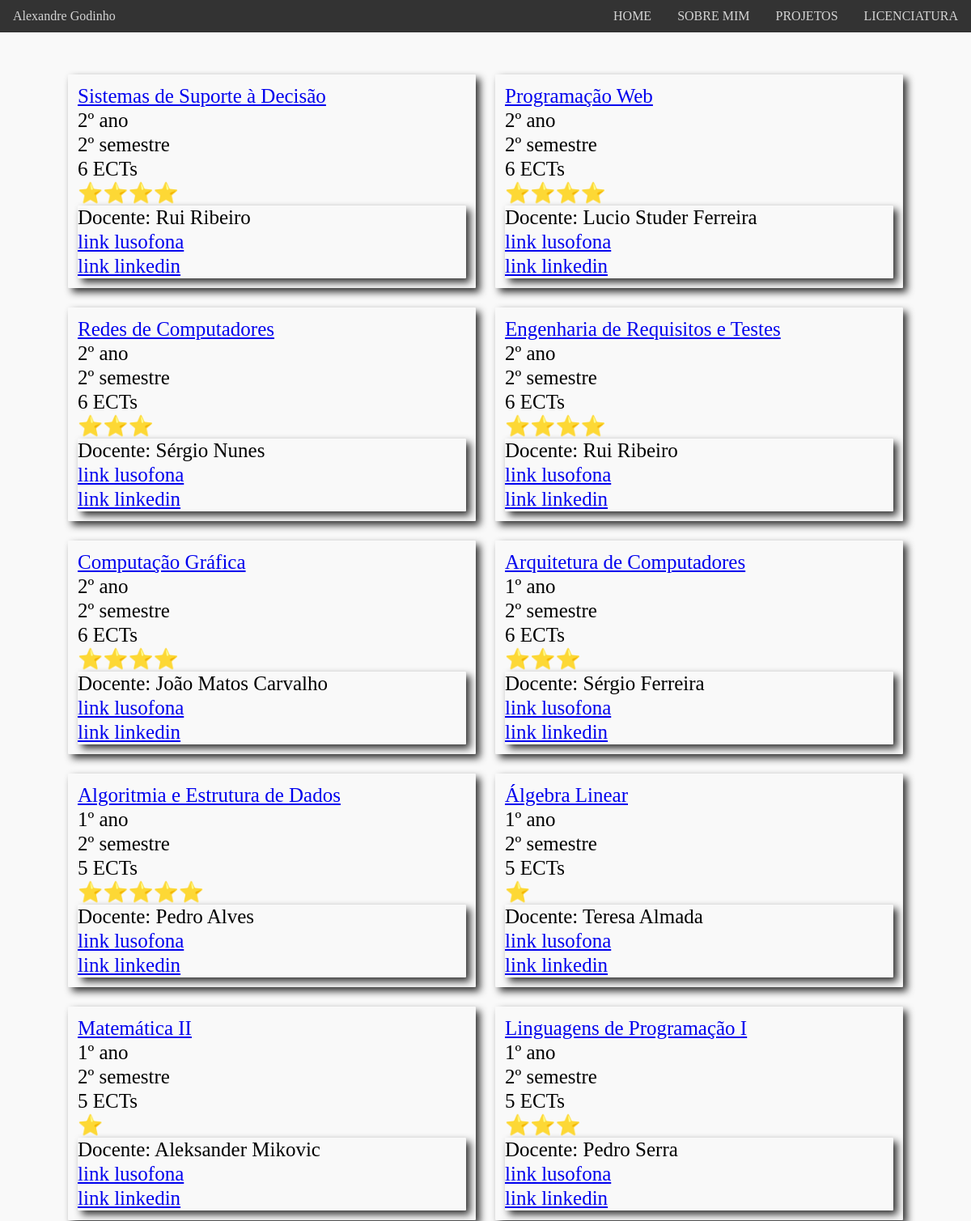
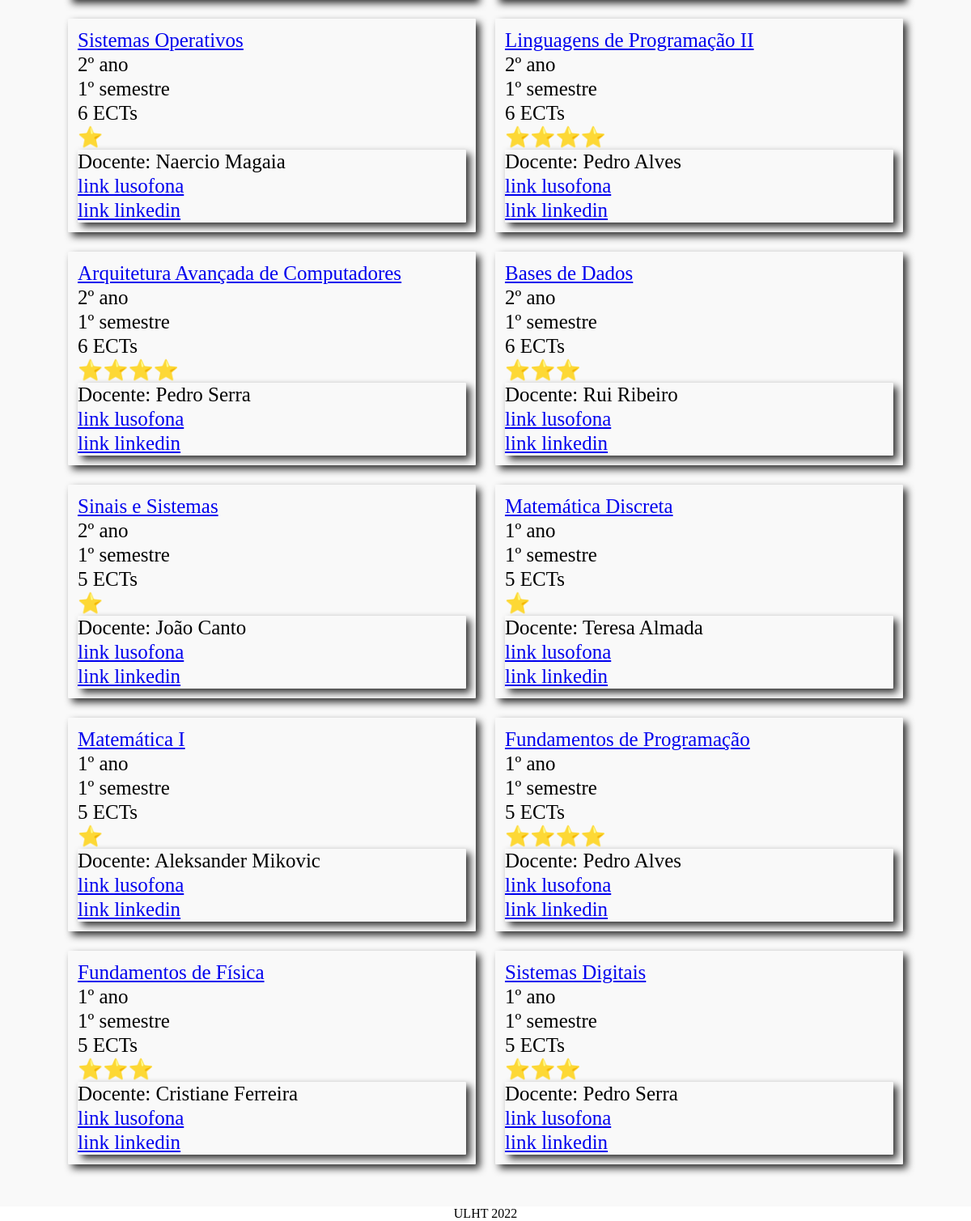
The app's page /graduation, older data (2 pictures, top to bottom).
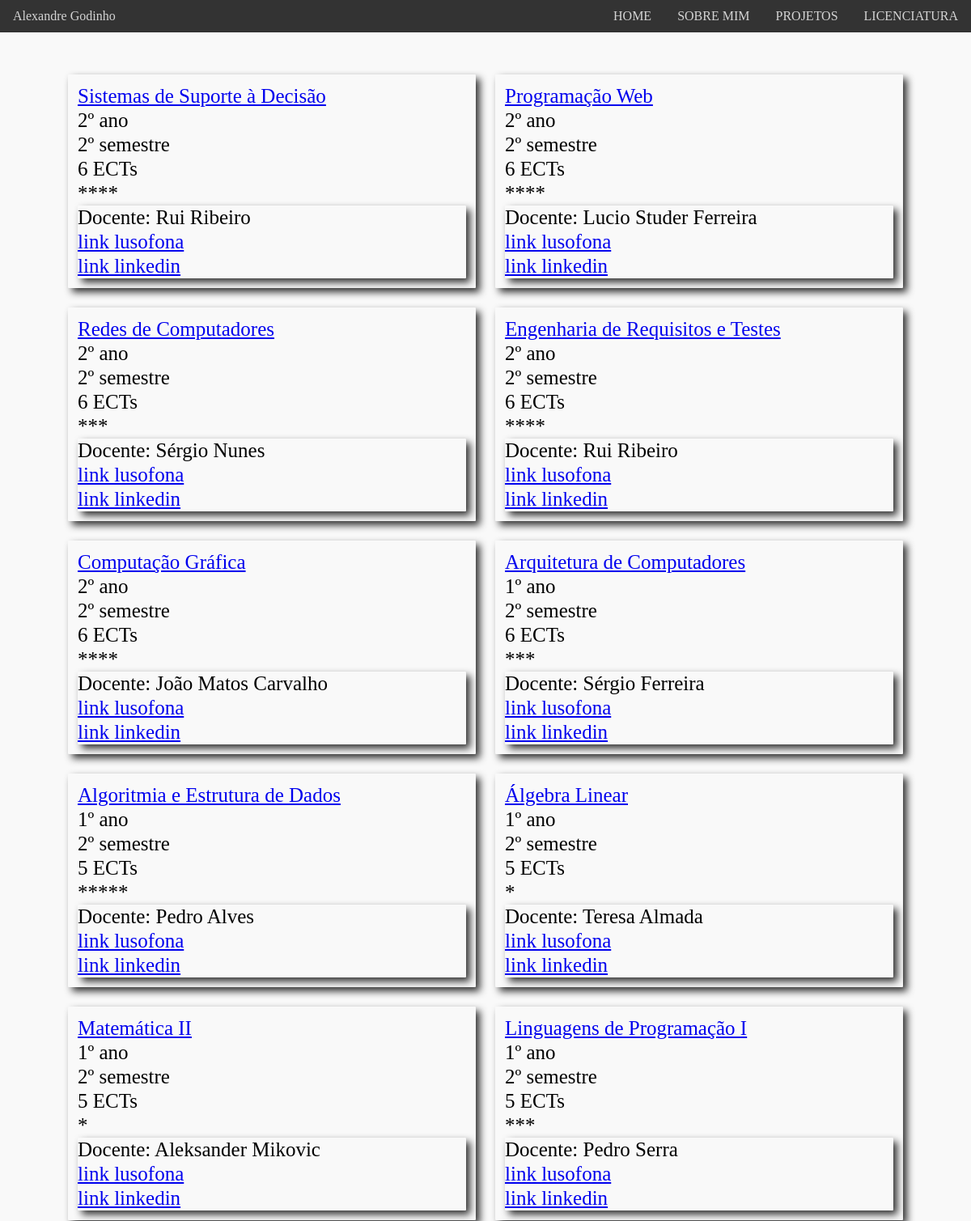
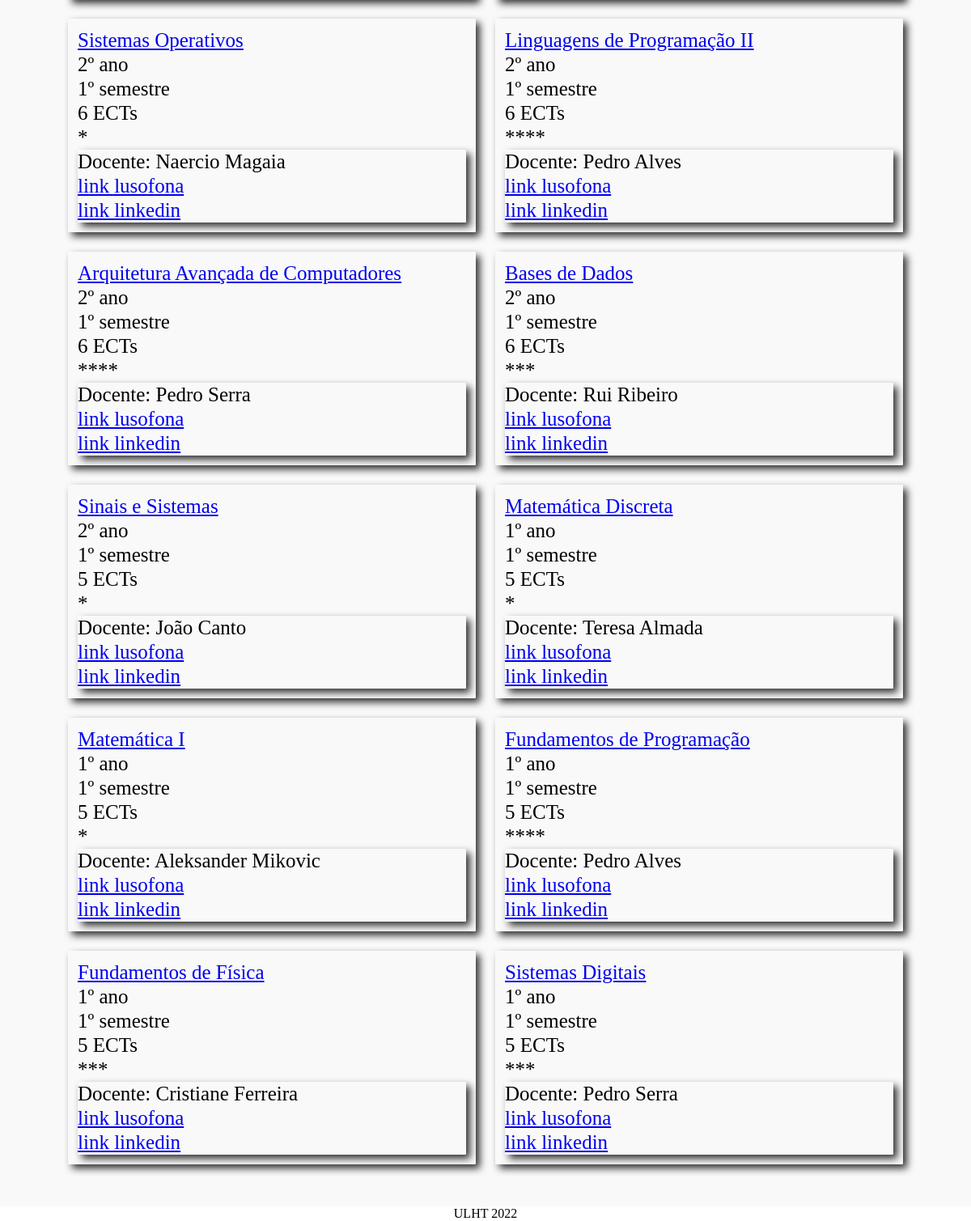
The same page, newer data (2 pictures, top to bottom).
### portfolio/models.py (models this page shows, shortened)
class Subject(models.Model):
    name = models.CharField(max_length=50)
    year = models.IntegerField()
    semester = models.IntegerField()
    ects = models.IntegerField()
    lusofona = models.CharField(max_length=500)
    ranking = models.CharField(max_length=5)
    teacher = models.ForeignKey(Teacher, on_delete=models.CASCADE)

class Teacher(models.Model):
    name = models.CharField(max_length=50)
    lusofona = models.CharField(max_length=500)
    linkedin = models.CharField(max_length=500)

### portfolio/views.py (the view)
# urls.py: path('graduation', views.graduation_page_view, name='graduation')
def graduation_page_view(request):
    context = {'subjects': Subject.objects.all()}
    return render(request, 'portfolio/graduation.html', context)

### portfolio/templates/portfolio/graduation.html
    {% extends 'portfolio/layout.html' %}
    {% block main %}
    <div class="graduation">
        {% for subject in subjects %}
        <div class="subject">
            <a href="{{ subject.lusofona }}"><p class="name">{{ subject.name }}</p></a>
            <p class="year">{{ subject.year }}º ano</p>
            <p class="semester">{{ subject.semester }}º semestre</p>
            <p class="ects">{{ subject.ects }} ECTs</p>
            <p class="ranking">{{ subject.ranking }}</p>
            <div class="teacher">
                <p class="name">Docente: {{ subject.teacher.name }}</p>
                <p class="lusofona"><a href="{{ subject.teacher.lusofona }}">link lusofona</a></p>
                <p class="linkedin"><a href="{{ subject.teacher.linkedin }}">link linkedin</a></p>
            </div>
        </div>
        {% endfor %}
    </div>
    {% endblock %}

### portfolio/templates/portfolio/layout.html (shortened to what this page needs)
<!DOCTYPE html>
<html lang="pt">
<head>
    {% load static %}
    <link rel="stylesheet" href="{% static 'portfolio/css/estilos.css' %}">
</head>
<body>
    <header>
        <a href="{% url 'portfolio:home' %}">Alexandre Godinho</a>
        <nav class="navbar">
            <a href="{% url 'portfolio:home' %}">HOME</a>
            <a href="{% url 'portfolio:aboutme' %}">SOBRE MIM</a>
            <a href="{% url 'portfolio:projects' %}">PROJETOS</a>
            <a href="{% url 'portfolio:graduation' %}">LICENCIATURA</a>
        </nav>
    </header>
	<main>
        {% block main %}
	    {% endblock main %}
    </main>
    <footer>
        <div>ULHT 2022</div>
    </footer>
</body>
</html>

### portfolio/static/portfolio/css/estilos.css (style rules this page uses)
* { padding: 0; margin: 0; }
header { display: flex; justify-content: space-between; align-items: center; position: sticky; top: 0; background-color: #333333; height: 40px; }
header .navbar { display: flex; justify-content: flex-end; }
header a { display: block; text-decoration: none; padding: 0 1em; font-size: 1rem; color: #d4d4d4; transition: all 500ms; }
.graduation { background-color: #f9f9f9; display: flex; flex-flow: row wrap; justify-content: center; padding: 5vh 5vh; font-size: 15px; line-height: 20px; }
.graduation > div { float: left; width: 75vw; padding: 1vw; margin: 1vw; background-color: #f9f9f9; border-radius: 1px; box-shadow: 5px 5px 10px #333333; }
.teacher { float: left; width: 75vw; background-color: #f9f9f9; border-radius: 1px; box-shadow: 5px 5px 10px #333333; display: block; flex-flow: row wrap; }
@media (min-width: 900px) { .graduation { font-size: 25px; line-height: 30px; } }
@media (min-width: 900px) { .graduation > div { width: 40vw; } }
@media (min-width: 900px) { .teacher { width: 40vw; } }
footer { display: flex; justify-content: center; }

Row changes from the older to the newer data that the page shows:
changed Subject "Sistemas de Suporte à Decisão": ranking "⭐⭐⭐⭐" → "****"
changed Subject "Programação Web": ranking "⭐⭐⭐⭐" → "****"
changed Subject "Redes de Computadores": ranking "⭐⭐⭐" → "***"
changed Subject "Engenharia de Requisitos e Testes": ranking "⭐⭐⭐⭐" → "****"
changed Subject "Computação Gráfica": ranking "⭐⭐⭐⭐" → "****"
changed Subject "Arquitetura de Computadores": ranking "⭐⭐⭐" → "***"
changed Subject "Algoritmia e Estrutura de Dados": ranking "⭐⭐⭐⭐⭐" → "*****"
changed Subject "Álgebra Linear": ranking "⭐" → "*"
changed Subject "Matemática II": ranking "⭐" → "*"
changed Subject "Linguagens de Programação I": ranking "⭐⭐⭐" → "***"
changed Subject "Sistemas Operativos": ranking "⭐" → "*"
changed Subject "Linguagens de Programação II": ranking "⭐⭐⭐⭐" → "****"
changed Subject "Arquitetura Avançada de Computadores": ranking "⭐⭐⭐⭐" → "****"
changed Subject "Bases de Dados": ranking "⭐⭐⭐" → "***"
changed Subject "Sinais e Sistemas": ranking "⭐" → "*"
changed Subject "Matemática Discreta": ranking "⭐" → "*"
changed Subject "Matemática I": ranking "⭐" → "*"
changed Subject "Fundamentos de Programação": ranking "⭐⭐⭐⭐" → "****"
changed Subject "Fundamentos de Física": ranking "⭐⭐⭐" → "***"
changed Subject "Sistemas Digitais": ranking "⭐⭐⭐" → "***"
